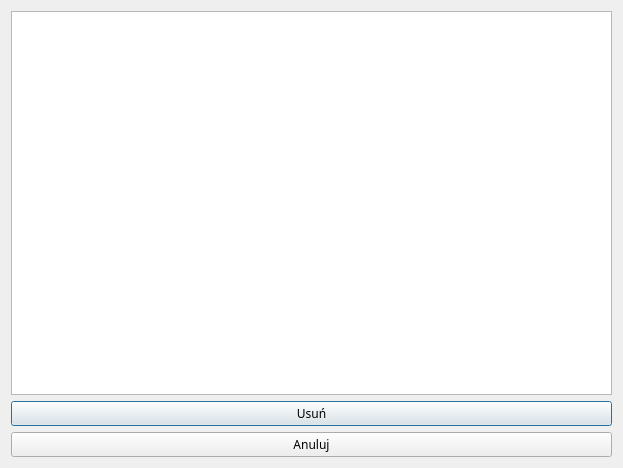
<?xml version="1.0" encoding="UTF-8"?>
<ui version="4.0">
 <class>deleteCar</class>
 <widget class="QDialog" name="deleteCar">
  <property name="geometry">
   <rect>
    <x>0</x>
    <y>0</y>
    <width>623</width>
    <height>468</height>
   </rect>
  </property>
  <property name="font">
   <font>
    <family>Avenir Next</family>
   </font>
  </property>
  <property name="windowTitle">
   <string>Dialog</string>
  </property>
  <layout class="QVBoxLayout" name="verticalLayout">
   <item>
    <widget class="QListWidget" name="listWidget"/>
   </item>
   <item>
    <widget class="QPushButton" name="pushButton_2">
     <property name="text">
      <string>Usuń</string>
     </property>
    </widget>
   </item>
   <item>
    <widget class="QPushButton" name="pushButton">
     <property name="text">
      <string>Anuluj</string>
     </property>
    </widget>
   </item>
  </layout>
 </widget>
 <resources/>
 <connections/>
</ui>
